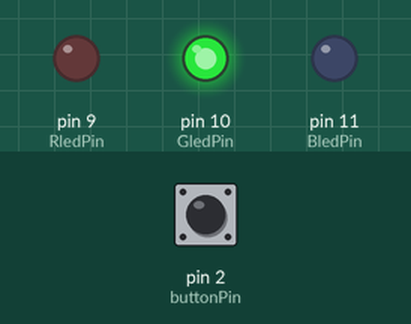
This sketch was run on a simulated Arduino Uno, built with avr-gcc and run on an emulated ATmega328P. On the bench: output pins drawn as LEDs (lit = HIGH). The inputs (shaded band) are chosen by the test bench; at power-on: pin 2 (buttonPin) LOW. What the sketch prints to the serial monitor is not drawn.

Above: at 1.2 s.
1.3 s: pin 2 (buttonPin) pulled HIGH for 0.15 s
At 2.5 s:
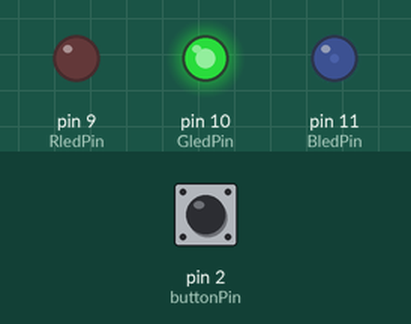
4.4 s: pin 2 (buttonPin) pulled HIGH for 1 s
At 4.8 s:
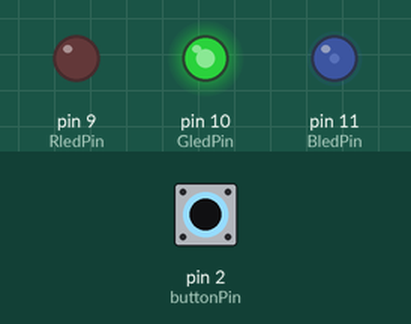
8.4 s: pin 2 (buttonPin) pulled HIGH for 0.15 s
At 9.2 s:
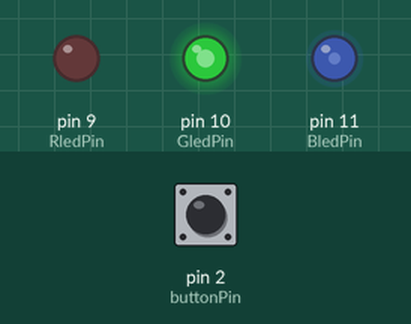
11.5 s: pin 2 (buttonPin) pulsed HIGH 5 times (0.12 s each, 0.3 s apart)
14.5 s: pin 2 (buttonPin) pulsed HIGH 2 times (0.12 s each, 0.3 s apart)
At 14.67 s:
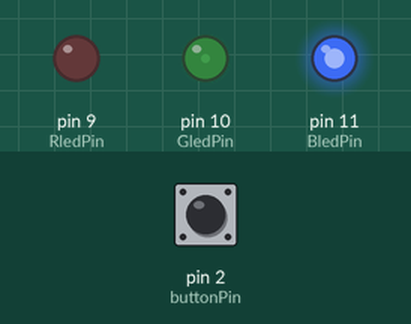
17.5 s: pin 2 (buttonPin) pulled HIGH for 3.2 s
Timing chart, 0 to 44.1 s (numbered marks = the images above; inputs shaded):
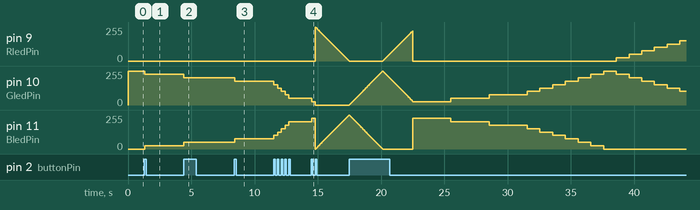

Measured:
- after the input at 1.3 s, pin 10 (GledPin): 255/255 → 229/255 at once; pin 11 (BledPin): 0/255 → 25/255 at once
- after the input at 4.4 s, pin 10 (GledPin): 229/255 → 204/255 at once; pin 11 (BledPin): 25/255 → 51/255 at once
- after the input at 8.4 s, pin 10 (GledPin): 204/255 → 178/255 at once; pin 11 (BledPin): 51/255 → 76/255 at once
- after the input at 14.5 s, pin 10 (GledPin): 51/255 → 25/255 at once, → 0/255 0.30 s later, → 2/255 2.7 s later

The sketch:

mood.ino
```cpp
// pin
const int buttonPin = 2;
const int RledPin = 9;
const int GledPin = 10;
const int BledPin = 11;

// mood
int mood = 0;
const int neutralMood = 10;
const int rainbowMood = 20;

// rainbow
int colorNumber = 0;
int colorStep = 0;
unsigned long rainbowTimer = 0;

// settings
int buttonState = 0;
bool ButtonPressed = false;
unsigned long touchedTimer = 0;
unsigned long reducedTimer = 0;
const long untouchInterval = 5000;
unsigned long reducedInterval = 0;

void setup() {
  // put your setup code here, to run once:
  pinMode(buttonPin, INPUT);
  pinMode(RledPin, OUTPUT);
  pinMode(GledPin, OUTPUT);
  pinMode(BledPin, OUTPUT);

  Serial.begin(9600);

  mood = neutralMood;
}

void loop() {
  // put your main code here, to run repeatedly:
  if(mood >= rainbowMood){
    showRainbow();
  }
  else{
    showLEDState(mood);
    colorNumber = 0;
    colorStep = 0;
  }

  buttonState = digitalRead(buttonPin);

  if(buttonState == HIGH && !ButtonPressed){
    mood++;
    if(mood > 20) mood = 20;
      touchedTimer = millis();
      ButtonPressed = true;
  }
  if(buttonState == LOW && ButtonPressed){
    ButtonPressed = false;
  }

  unsigned long currentTimer = millis();
  if(currentTimer - touchedTimer > untouchInterval){
    unsigned long vacantTime = currentTimer - touchedTimer;
    if(vacantTime < 15000){
      reducedInterval = 3000;
    }
    else{
      reducedInterval = 1000;
    }
    if(currentTimer - reducedTimer > reducedInterval){
      mood = mood - 1;
      if(mood < 0) mood = 0;
      reducedTimer = currentTimer;
    }
  }
  Serial.print("Mood: ");
  Serial.println(mood);
}

void showLEDState(int state){
  float brightnessInterval = 255/10.0;
  if(state >= neutralMood){
    analogWrite(RledPin, 0);
    analogWrite(GledPin, 255 - brightnessInterval * (state - neutralMood));
    analogWrite(BledPin, brightnessInterval * (state - neutralMood));
  }
  else{
    analogWrite(RledPin, brightnessInterval * (neutralMood - state));
    analogWrite(GledPin, 255 - brightnessInterval * (neutralMood - state));
    analogWrite(BledPin, 0);
  }
}

void showRainbow(){
  if(colorNumber == 0){
    analogWrite(RledPin, 255 - colorStep);
    analogWrite(GledPin, 0);
    analogWrite(BledPin, colorStep);
  }
  else if(colorNumber == 1){
    analogWrite(RledPin, 0);
    analogWrite(GledPin, colorStep);
    analogWrite(BledPin, 255 - colorStep);
  }
  else if(colorNumber == 2){
    analogWrite(RledPin, colorStep);
    analogWrite(GledPin, 255 - colorStep);
    analogWrite(BledPin, 0);
  }

  if(millis() - rainbowTimer > 2){
    colorStep++;
    rainbowTimer = millis();

    if(colorStep > 255){
      colorStep = 0;
      colorNumber++;

      if(colorNumber > 2){
        colorNumber = 0;
      }
    }
  }
}
```
